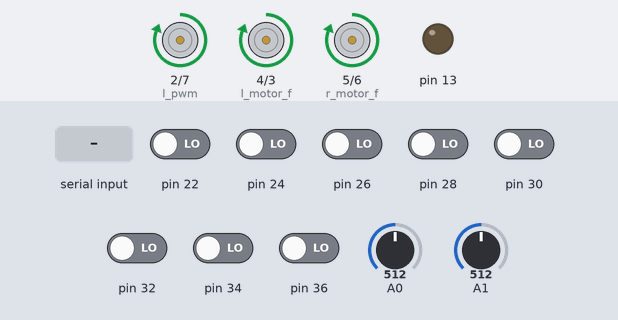
A sketch run on a simulated Arduino Mega 2560, built with avr-gcc and run on an emulated ATmega2560. Parts: motor-driver pin pairs drawn as motors (green arrow = first pin HIGH = forward, orange = second pin HIGH = backward, longer = more drive), output pins drawn as LEDs (lit = HIGH). The test bench sets the inputs (shaded band); at power-on: pin 22, pin 24, pin 26, pin 28, pin 30, pin 32, pin 34, pin 36 LOW, A0 = 512, A1 = 512.

Above: at 1.2 s.
1.3 s: "1" received over the second serial link
At 2.5 s:
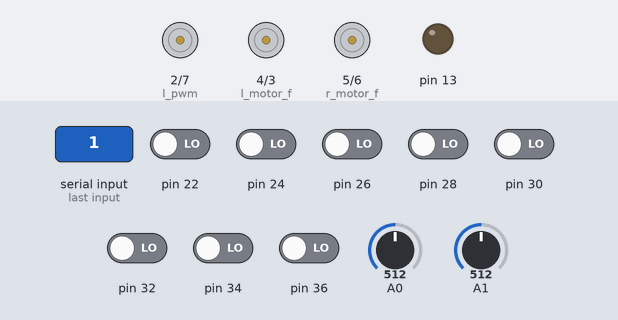
2.8 s: "0" received over the second serial link
At 3.8 s:
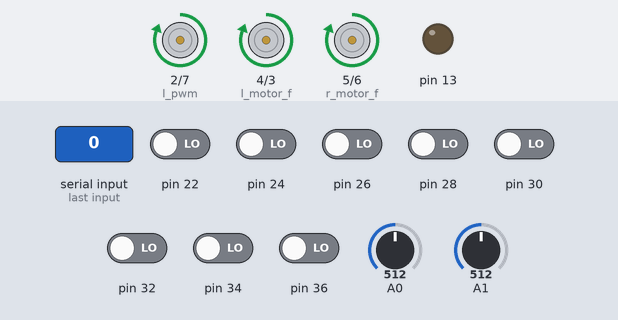
4.8 s: "2" received over the second serial link
At 5.3 s:
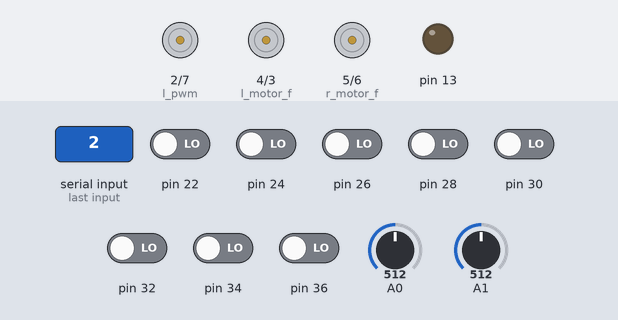
Timing chart, 0 to 7.8 s (numbered marks = the images above; inputs shaded):
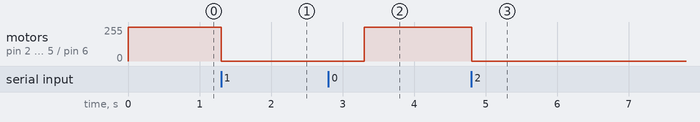

The sketch:

attempt_1.1.ino
```cpp
#include <QTRSensors.h>

/*qtrc*/
#define NUM_SENSORS 8
#define TIMEOUT 2500
#define EMITTER_PIN 38


int min_c[8] = {950, 790, 700, 650, 670, 800, 1050, 1150};
int max_c[8] = {2300, 2300, 2200, 2300, 2200, 2300, 2300, 2300};
#define high  1500

int pre_value;

/*Motor*/
#define l_motor_f 4
#define l_motor_b 3
#define r_motor_f 5
#define r_motor_b 6
#define l_pwm 2
#define r_pwm 7
QTRSensorsRC qtrrc((unsigned char[]) {
  22, 24, 26, 28, 30, 32, 34, 36
},
NUM_SENSORS, TIMEOUT, EMITTER_PIN);

unsigned int sensorValues[NUM_SENSORS];

unsigned int position;

//PD control
float kp = .1 ;
float kd = 1.3 ;
#define max_speed 255
#define base_position 3500
int last_error = 0;

void setup() {
  pinMode(l_motor_f, OUTPUT);
  pinMode(l_motor_b, OUTPUT);
  pinMode(r_motor_b, OUTPUT);
  pinMode(r_motor_f, OUTPUT);
  pinMode(l_pwm, OUTPUT);
  pinMode(r_pwm, OUTPUT);
  pinMode(13, OUTPUT);
  Serial.begin(9600);
  Serial1.begin(9600);

}

void loop() {
  bluetooth();
  position = readline();
  int a = analogRead(A0);
  int b = analogRead(A1);
  if (a > 700 && (sensorValues[3] > 2000 || sensorValues[4] > 2000))
  {
    analogWrite(l_pwm, 200);
    analogWrite(r_pwm, 200);
    do {
      bluetooth();
      a = analogRead(A0);
    } while (a > 500);
    right_turn();
  }
  else if (b > 700 && (sensorValues[3] > 2000 || sensorValues[4] > 2000))
  {
    boolean rg = false;
    analogWrite(l_pwm, 200);
    analogWrite(r_pwm, 200);
    do {
      bluetooth();
      a = analogRead(A0);
      b = analogRead(A1);
      if (a > 700)
        rg = true;
    } while (b > 500);
    if (rg)
      right_turn();
    else
      left_turn();
  }
  else
    follow_line(position);
}

void follow_line(unsigned int pos)
{
  digitalWrite(l_motor_b, LOW);
  digitalWrite(r_motor_b, LOW);
  digitalWrite(l_motor_f, HIGH);
  digitalWrite(r_motor_f, HIGH);
  int error = pos - base_position;
  last_error = error;
  int speed_var = kp * error + kd * (error - last_error);
  if (speed_var > 0) //left turn
  {
    analogWrite(l_pwm, max(0, max_speed - speed_var));
    analogWrite(r_pwm, max_speed);
  }
  else //right turn
  {
    analogWrite(r_pwm, max(0, max_speed + speed_var));
    analogWrite(l_pwm, max_speed);
  }
}

void right_turn()
{
  digitalWrite(l_motor_b, LOW);
  digitalWrite(r_motor_b, HIGH);
  digitalWrite(l_motor_f, HIGH);
  digitalWrite(r_motor_f, LOW);
  delay(200);
  do {
    bluetooth();
    position = readline();
  } while (sensorValues[3] < 2000 && sensorValues[4] < 2000);
}

void left_turn()
{
  digitalWrite(l_motor_b, HIGH);
  digitalWrite(r_motor_b, LOW);
  digitalWrite(l_motor_f, LOW);
  digitalWrite(r_motor_f, HIGH);
  delay(200);
  do {
    bluetooth();
    position = readline();
  } while (sensorValues[3] < 2000 && sensorValues[4] < 2000);
}

unsigned int readline()
{
  unsigned int pos = 0;
  int sum = 0;
  boolean a = false;
  qtrrc.read(sensorValues);
  for (unsigned char i = 0; i < NUM_SENSORS; i++)
  {
    sensorValues[i] = constrain(sensorValues[i], min_c[i], max_c[i]);
    sensorValues[i] = map(sensorValues[i], min_c[i], max_c[i], 0, 2500);
    //    sensorValues[i] = 2500 - sensorValues[i];
    if (sensorValues[i] > high)
      a = true;
    pos += (i * 1000 * sensorValues[i]);
    sum += sensorValues[i];
  }
  if (a)
  {
    pos = pos / sum;
    pre_value = pos;
  }
  else
  {
    if (pre_value > 6000)
      pos = (NUM_SENSORS - 1) * 1000;
    else if (pre_value < 1000)
      pos = 0;
    else
      pos = pre_value;
  }
  return pos;
}

void bluetooth()
{
  if (Serial1.available() > 0)
  {
    stop();
    char a = Serial1.read();
    Serial1.println("delays");
    while (!Serial1.available());
    Serial1.read();
    delay(500);
  }
}

void stop()
{
  digitalWrite(l_motor_b, LOW);
  digitalWrite(r_motor_b, LOW);
  digitalWrite(l_motor_f, LOW);
  digitalWrite(r_motor_f, LOW);
  analogWrite(l_pwm, 0);
  analogWrite(r_pwm, 0);
}
```

Measured:
- after the input at 1.3 s, motor on pin 2 (l_pwm) / pin 7 (r_pwm), motor on pin 4 (l_motor_f) / pin 3 (l_motor_b), motor on pin 5 (r_motor_f) / pin 6 (r_motor_b): forward 255/255 → stopped at once
- after the input at 2.8 s, motor on pin 2 (l_pwm) / pin 7 (r_pwm), motor on pin 4 (l_motor_f) / pin 3 (l_motor_b), motor on pin 5 (r_motor_f) / pin 6 (r_motor_b): stopped → forward 255/255 after 0.50 s
- after the input at 4.8 s, motor on pin 2 (l_pwm) / pin 7 (r_pwm), motor on pin 4 (l_motor_f) / pin 3 (l_motor_b), motor on pin 5 (r_motor_f) / pin 6 (r_motor_b): forward 255/255 → stopped at once
